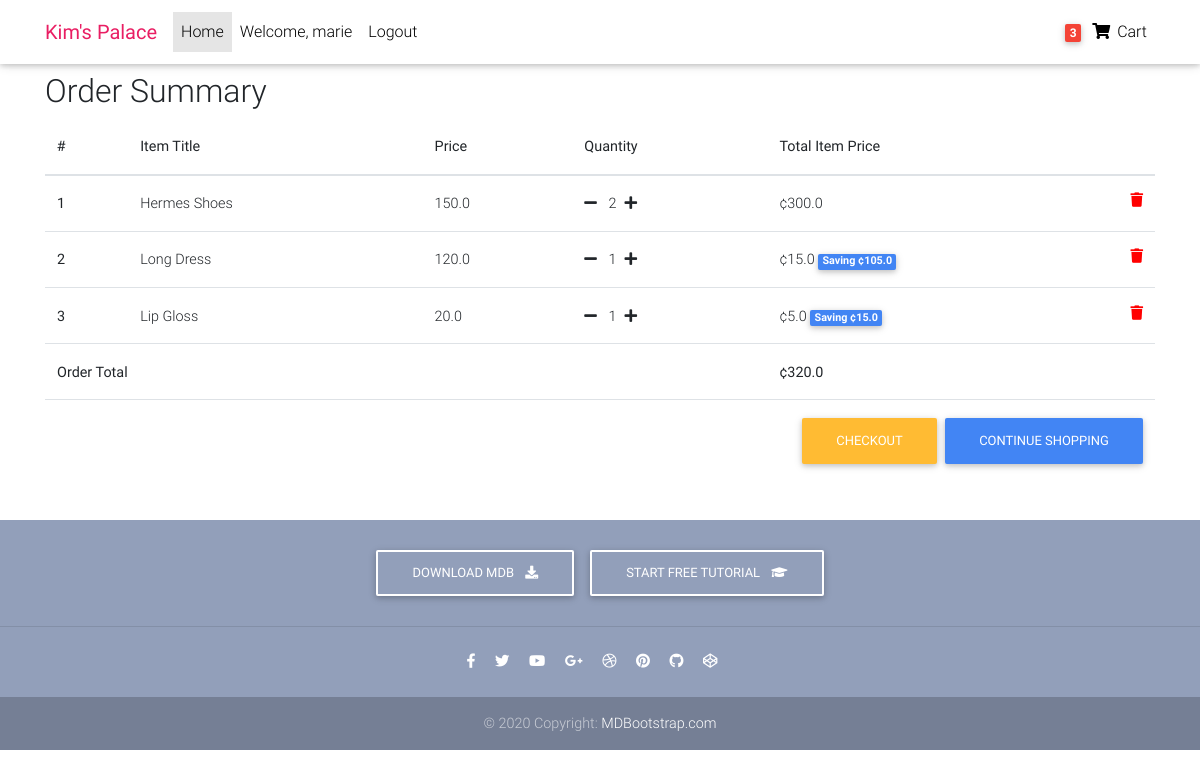
/order-summary/ (signed in), run on the app's committed database.
### shop/models.py (models this page shows, shortened)
class Order(models.Model):
    user = models.ForeignKey(settings.AUTH_USER_MODEL,
                            on_delete=models.CASCADE)
    items = models.ManyToManyField(OrderItem)
    start_date = models.DateTimeField(auto_now_add=True)
    ordered_date =  models.DateTimeField()
    ordered = models.BooleanField(default=False)
    def get_total(self):
        total = 0
        for order_item in self.items.all():
            total += order_item.get_final_price()
        return total

class OrderItem(models.Model):
    user =  models.ForeignKey(settings.AUTH_USER_MODEL,
                            on_delete=models.CASCADE)
    item = models.ForeignKey(Item, on_delete=models.CASCADE)
    ordered = models.BooleanField(default=False)
    quantity = models.IntegerField(default=1)
    def get_total_item_price(self):
        return self.quantity * self.item.price
    def get_total_discount_item_price(self):
        return self.quantity * self.item.discount_price
    def get_amount_saved(self):
        return self.get_total_item_price() - self.get_total_discount_item_price()
    def get_final_price(self):
        if self.item.discount_price:
            return self.get_total_discount_item_price()
        return self.get_total_item_price()

class Item(models.Model):
    title = models.CharField(max_length=100)
    price = models.FloatField()
    item_photo = models.ImageField(upload_to='./media', null=True, blank=True)
    discount_price = models.FloatField(blank=True, null=True)
    category = models.CharField(choices=CATEGORY_CHOICES, max_length=1)
    label = models.CharField(choices=LABEL_CHOICES, max_length=1)
    slug = models.SlugField()
    description = models.TextField()

### shop/views.py (the view)
# urls.py: path('order-summary/', OrderSummaryView.as_view(), name='order-summary'),
class OrderSummaryView(LoginRequiredMixin, View):
    def get(self, *args, **kwargs):
        try:
            order = Order.objects.get(user=self.request.user, ordered=False)
            context = {
                'object': order
            }
            return render(self.request, 'order-summary.html', context)
        except ObjectDoesNotExist:
            messages.warning(self.request, "You do not have an active order")
            return redirect("/")

### shop/templatetags/cart_template_tags.py (called while the page is built)
@register.filter(is_safe=True)
def cart_item_count(user):
    if user.is_authenticated:
        qs = Order.objects.filter(user=user, ordered=False)
        if qs.exists():
            return qs[0].items.count()
    return 0

### templates/order-summary.html (shortened to what this page needs)
{% load static %}
{% load cart_template_tags %}
<!DOCTYPE html>
<html lang="en">
<head>
  <link rel="stylesheet" href="https://cdnjs.cloudflare.com/ajax/libs/font-awesome/4.7.0/css/font-awesome.min.css">
  <link rel="stylesheet" href="https://use.fontawesome.com/releases/v5.11.2/css/all.css">
  <link href="{% static 'css/bootstrap.min.css' %}" rel='stylesheet'>
  <link href="{% static 'css/mdb.min.css' %}" rel='stylesheet'>
  <link href="{% static 'css/style.min.css' %}" rel="stylesheet">
</head>
<body>
  <nav class="navbar fixed-top navbar-expand-lg navbar-light white scrolling-navbar">
    <div class="container">
      <a class="navbar-brand waves-effect" href="{% url 'shop:homepage' %}">
        <strong class="pink-text">Kim's Palace</strong>
      </a>
      <div class="collapse navbar-collapse" id="navbarSupportedContent">
        <ul class="navbar-nav mr-auto">
          <li class="nav-item active">
            <a class="nav-link waves-effect" href="/">Home
            </a>
          </li>
          {% if request.user.is_authenticated %}
          <li class="nav-item">
            <a class="nav-link waves-effect" href="/">
                Welcome, {{ request.user }}
            </a>
          </li>
          <li class="nav-item">
            <a class="nav-link waves-effect" href="{% url 'shop:logout' %}">Logout</a>
          </li>
          {% endif %}
        </ul>
        <ul class="navbar-nav nav-flex-icons">
          <li class="nav-item">
            <a class="nav-link waves-effect">
              <span class="badge red z-depth-1 mr-1">{{ request.user|cart_item_count }}</span>
              <i class="fas fa-shopping-cart"></i>
              <span class="clearfix d-none d-sm-inline-block"> Cart </span>
            </a>
          </li>
        </ul>
      </div>
    </div>
  </nav>
  <div class="mt-5 pt-4">
    </div>
  <div class="container">
    <div class="table-responsive text-nowrap" >
        <h2>Order Summary</h2>
        <table class="table">
        <thead>
        <tr>
          <th scope="col">#</th>
          <th scope="col">Item Title</th>
          <th scope="col">Price</th>
          <th scope="col">Quantity</th>
          <th scope="col">Total Item Price</th>
        </tr>
        </thead>
        <tbody>
            {%  for order_item in object.items.all  %}
                <tr>
                    <th scope="row">{{ forloop.counter }}</th>
                    <td>{{ order_item.item.title }}</td>
                    <td>{{ order_item.item.price }}</td>
                    <td>
                        <a href="{% url 'shop:remove-single-item-from-cart' order_item.item.slug %}"><i class="fas fa-minus mr-2"></a></i> {{ order_item.quantity }}<a href="{% url 'shop:add-to-cart' order_item.item.slug %}"><i class="fas fa-plus ml-2"></a></i>
                    </td>
                    <td>
                        {% if order_item.item.discount_price %}
                             ¢{{ order_item.get_total_discount_item_price }}
                             <span class="badge badge-primary">Saving ¢{{  order_item.get_amount_saved  }}</span>
                        {% else %}
                             ¢{{ order_item.get_total_item_price }}
                        {% endif %}
                        <a style="color: red;" href="{% url 'shop:remove-from-cart' order_item.item.slug %}"><i class="fas fa-trash float-right"></i></a>
                    </td>
                </tr>
            {% endfor %}
            {% if object.get_total %}
            <tr>
            <td colspan="4"><b>Order Total</b></td>
            <td colspan="5"><b>¢{{ object.get_total  }}</b></td>
            </tr>
            <tr>
                <td colspan="5">
                 <a class="btn btn-primary float-right ml-2" href="/">Continue Shopping</a>
                 <a class="btn btn-warning float-right" href="/checkout/">Checkout</a>
                </td>
            </tr>
        </tbody>
            {% endif %}
        </table>
    </div>
  </div>
  <footer class="page-footer text-center font-small mt-4 wow fadeIn">
    <div class="pt-4">
      <a class="btn btn-outline-white" href="https://mdbootstrap.com/docs/jquery/getting-started/download/" target="_blank"
        role="button">Download MDB
        <i class="fas fa-download ml-2"></i>
      </a>
      <a class="btn btn-outline-white" href="https://mdbootstrap.com/education/bootstrap/" target="_blank" role="button">Start
        free tutorial
        <i class="fas fa-graduation-cap ml-2"></i>
      </a>
    </div>
    <hr class="my-4">
    <div class="pb-4">
      <a href="https://www.facebook.com/mdbootstrap" target="_blank">
        <i class="fab fa-facebook-f mr-3"></i>
      </a>
      <a href="https://twitter.com/MDBootstrap" target="_blank">
        <i class="fab fa-twitter mr-3"></i>
      </a>
      <a href="https://www.youtube.com/watch?v=7MUISDJ5ZZ4" target="_blank">
        <i class="fab fa-youtube mr-3"></i>
      </a>
      <a href="https://plus.google.com/u/0/b/107863090883699620484" target="_blank">
        <i class="fab fa-google-plus-g mr-3"></i>
      </a>
      <a href="https://dribbble.com/mdbootstrap" target="_blank">
        <i class="fab fa-dribbble mr-3"></i>
      </a>
      <a href="https://pinterest.com/mdbootstrap" target="_blank">
        <i class="fab fa-pinterest mr-3"></i>
      </a>
      <a href="https://github.com/mdbootstrap/bootstrap-material-design" target="_blank">
        <i class="fab fa-github mr-3"></i>
      </a>
      <a href="http://codepen.io/mdbootstrap/" target="_blank">
        <i class="fab fa-codepen mr-3"></i>
      </a>
    </div>
    <div class="footer-copyright py-3">
      © 2020 Copyright:
      <a href="https://mdbootstrap.com/education/bootstrap/" target="_blank"> MDBootstrap.com </a>
    </div>
  </footer>
  </body>
  </html>

### templates/order-summary.html (style rules this page uses)
html, body, header, .carousel { height: 60vh; }

### data on the page
OrderItem: item "Hermes Shoes", item.price "150.0", quantity "2", get_total_item_price "300.0"
OrderItem: item "Long Dress", item.price "120.0", quantity "1", get_total_discount_item_price "15.0", get_amount_saved "105.0"
OrderItem: item "Lip Gloss", item.price "20.0", quantity "1", get_total_discount_item_price "5.0", get_amount_saved "15.0"
Order: get_total "320.0"

### other printed values
{{ request.user }} "marie"
{{ request.user|cart_item_count }} "3"
